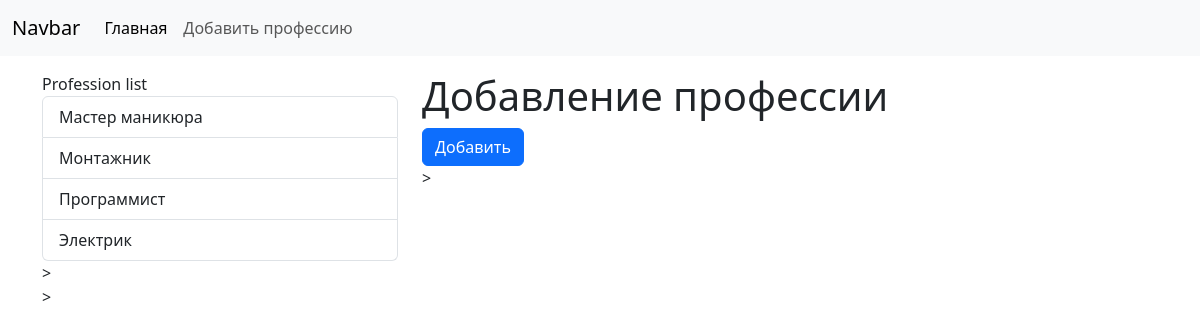
The page /human/human/add_human on the database its author committed.
### Human/models.py (models this page shows, shortened)
class Profession(models.Model):
    title = models.CharField(max_length=150, db_index=True, verbose_name='Профессия')
    class Meta:
        verbose_name = 'Профессия'
        verbose_name_plural = 'Профессии'
        ordering = ['title']

### Human/views.py (the view)
# urls.py: path('human/add_human', add_human, name='Add_human'),
def add_human(request):
    if request.method == 'POST':
        form = HumanForm(request.POST)
        if form.is_valid():
            human = form.save()
            return redirect(human)
    else:
        form = HumanForm()
    return render(request, 'Human/add_human.html', {'form': form})

### Human/templatetags/human_tags.py (called while the page is built)
@register.simple_tag(name='get_list_professions')
def get_professions():
    return Profession.objects.all()

@register.inclusion_tag('human/list_professions.html')
def show_professions(arg1='Profession', arg2='list'):
    professions = Profession.objects.all()
    return {'professions': professions, 'arg1': arg1, 'arg2': arg2}

### Human/templates/Human/add_human.html (shortened to what this page needs)
{% extends 'base.html' %}
{% block sidebar %}
{% include 'inc/_sidebar.html' %}
{% endblock %}
{% block content %}
  <h1>Добавление профессии</h1>
  <form action="{% url 'Add_human' %}" method="post">
      <button type="submit" class="btn btn-primary btn-block">Добавить</button>
  </form>>
{% endblock %}

### Human/templates/Human/list_professions.html
{% load human_tags %}
<div class="list-group">
    {{ arg1 }} {{ arg2 }}
    {% get_list_professions as professions %}
    {% for prof in professions %}
    <a href="{{ prof.get_absolute.url }}" class="list-group-item list-group-item-action">{{ prof.title }}</a>
    {% endfor %}
</div>>

### ProjectHuman/static/css/style.css (style rules this page uses)
body { backgroud-color: #ccc; }

### rows shown on the page
Profession: title "Мастер маникюра"
Profession: title "Монтажник"
Profession: title "Программист"
Profession: title "Электрик"

### other values the page prints
{{ arg1 }} "Profession"
{{ arg2 }} "list"
